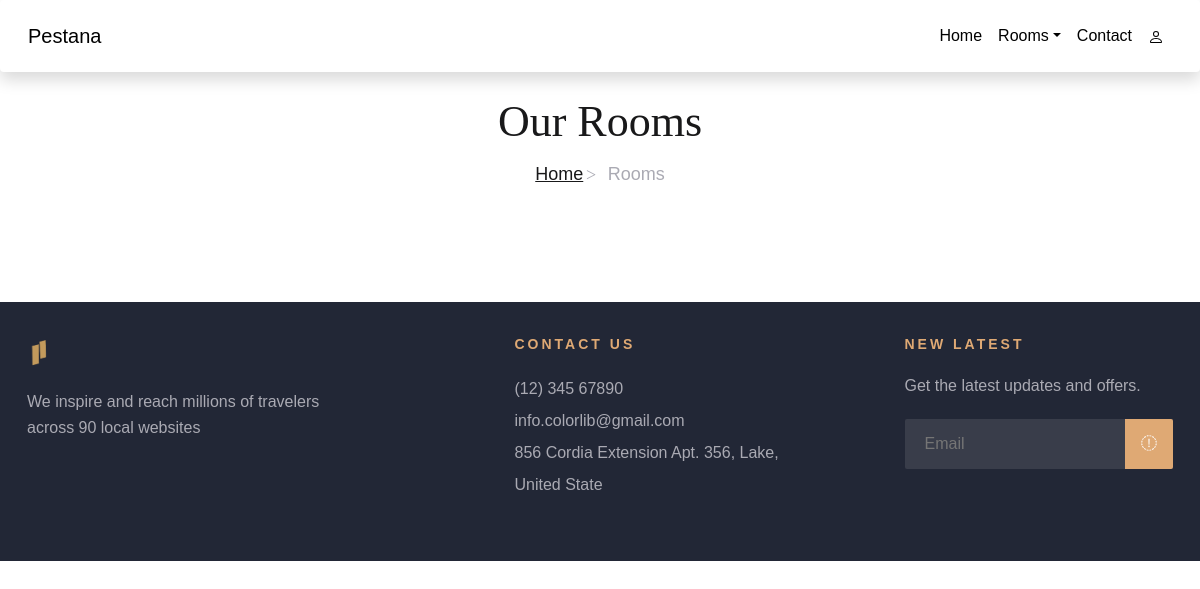
Before: /Site/HH/roomsimple with the older database file.
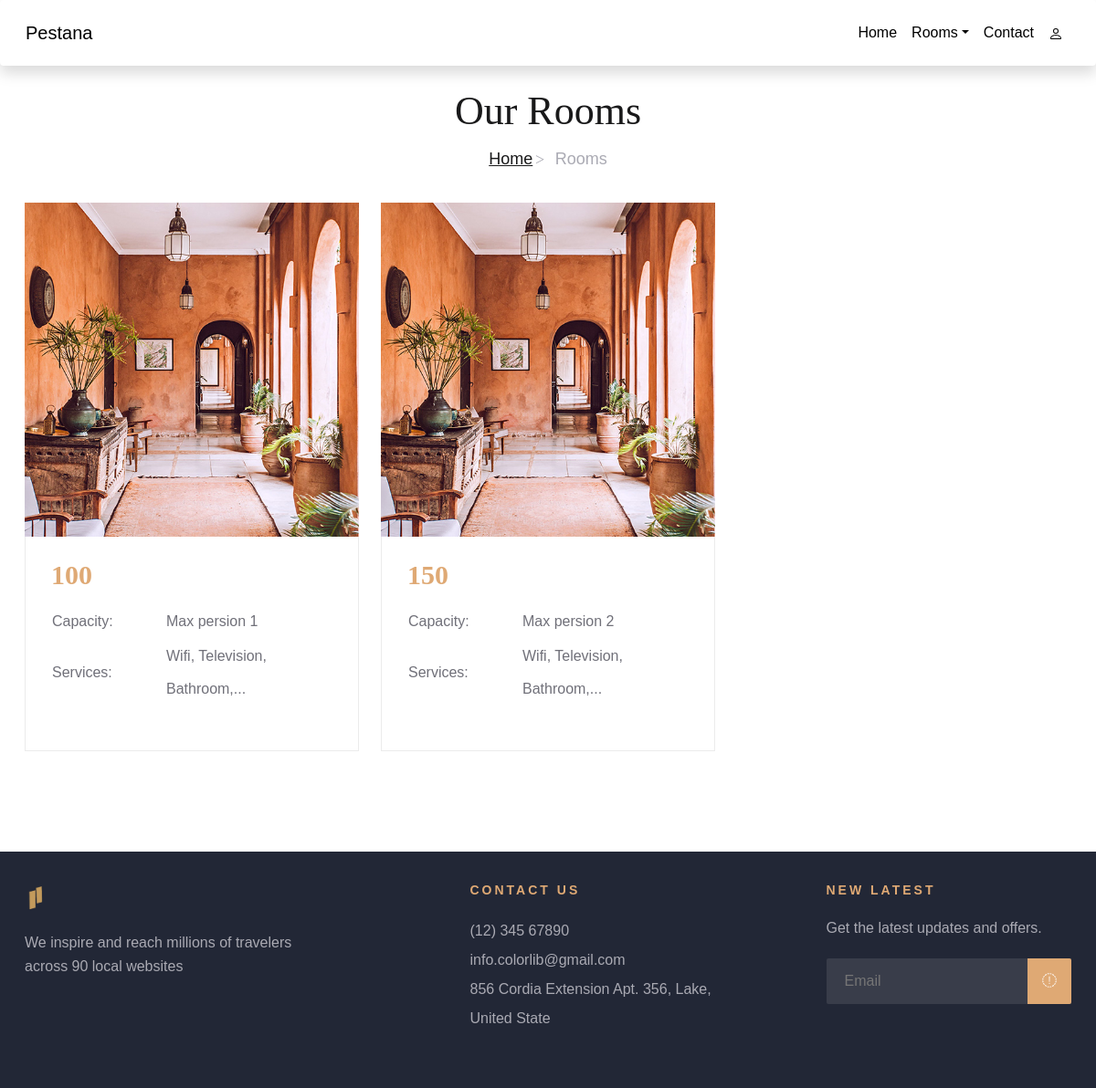
After: the same page with the newer database file.
### tables this page shows
CREATE TABLE `room` (
  `ChambreId` int(11) NOT NULL,
  `nombrepers` int(30) NOT NULL,
  `prix` float NOT NULL,
  `imageroom` varchar(20) NOT NULL,
  `typechambre` varchar(30) NOT NULL,
  `typedetype` varchar(20) NOT NULL
);

### Site/HH/controllers/HomeController.php (called while the page is built)
<?php
class HomeController{
    public function index($page){
        include('views/'.$page.'.php');
    }
}
?>

### Site/HH/autoload.php (called while the page is built, shortened)
<?php
function autoload($class_name){
    $array_paths = array(
        'database/',
        'app/classes/',
        'models/',
        'controllers/'
      );
    foreach($array_paths as $path){
        $file = sprintf($path.'%s.php',$class_name);
    }
}
?>

### Site/HH/database/DB.php (called while the page is built)
<?php
class DB{
    static public function connect(){
        $db=new PDO("mysql:host=localhost;dbname=rhotel","root","");
        $db->exec("set names utf8");
        $db->setAttribute(PDO::ATTR_ERRMODE,PDO::ERRMODE_WARNING);
        return $db;
    }
}
?>

### Site/HH/models/Room.php (called while the page is built, shortened)
<?php
class Room {
	static public function getAllsimple(){
		$stmt = DB::connect()->prepare('SELECT * FROM room where typechambre="double" or typechambre="single"');
		$stmt->execute();
		return $stmt->fetchAll();
	}
}

### Site/HH/controllers/RoomController.php (called while the page is built, shortened)
<?php
class RoomController{
	public function getAllroomsimple(){
		$room = Room::getAllsimple();
		return $room;
	}
	}
?>

### Site/HH/views/roomsimple.php (the view)
<?php
$data = new RoomController();
$rooms = $data->getAllroomsimple();
?>
 <div class="breadcrumb-section">
        <div class="container">
            <div class="row">
                <div class="col-lg-12">
                    <div class="breadcrumb-text">
                        <h2>Our Rooms</h2>
                        <div class="bt-option">
                            <a href="home">Home</a>
                            <span>Rooms</span>
                        </div>
                    </div>
                </div>
            </div>
        </div>
    </div>
 <section class="rooms-section spad">
        <div class="container">
            <div class="row">
            <?php foreach($rooms as $room):?>
                <div class="col-lg-4 col-md-6">
                    <div class="room-item">
                    <img src="./views/upload/<?php echo $room['imageroom'];?>" alt="">
                        <div class="ri-text">
                            <h3><?php echo $room['prix'];?></h3>
                            <table>
                                <tbody>
                                    <tr>
                                        <td class="r-o">Capacity:</td>
                                        <td>Max persion <?php echo $room['nombrepers'];?></td>
                                    </tr>
                                    <tr>
                                        <td class="r-o">Services:</td>
                                        <td>Wifi, Television, Bathroom,...</td>
                                    </tr>
                                </tbody>
                            </table>
                        </div>
                    </div>
                </div>
            <?php endforeach; ?>
            </div>
        </div>
    </section>

Changed rows visible on the page:
now on this page (row edited): room: imageroom (picture), prix "100", nombrepers "1"
now on this page (row edited): room: imageroom (picture), prix "150", nombrepers "2"
